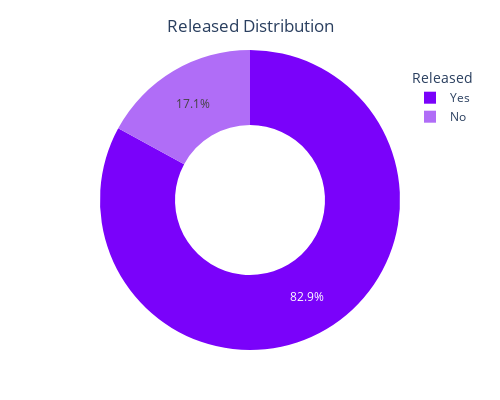
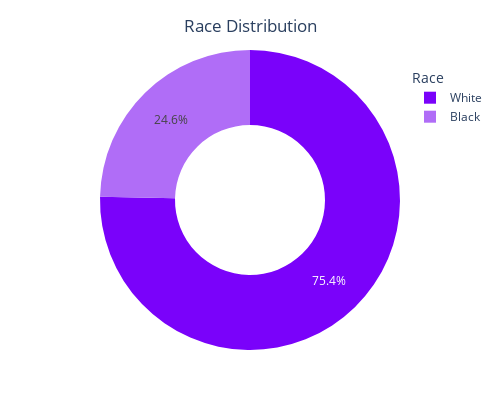
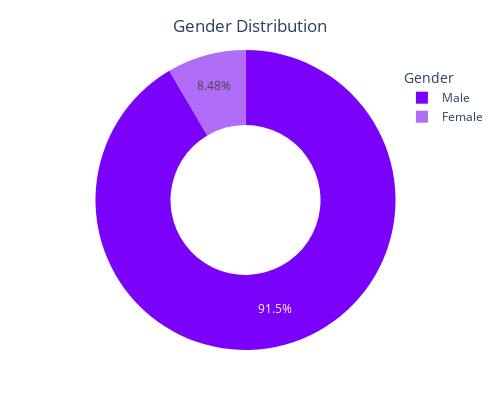
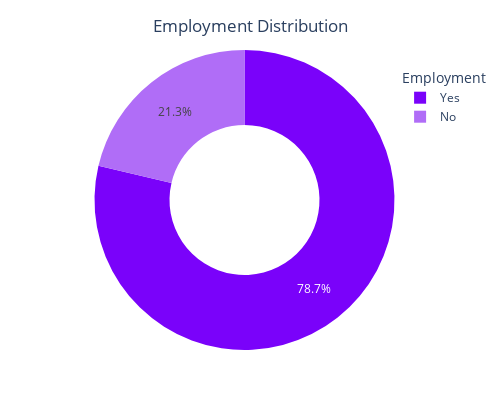

The cell these charts' notebook holds for them, in order:
### Markdown cell above
# 1. What is the distribution of the "released" variable? How many arrestees were released with a summons versus not released?
# 2. How does the distribution of the "colour" variable look like? What is the racial composition of the arrestees?
# 5. What is the distribution of the "sex" variable? How many female and male arrestees are there?
# 6. How many arrestees are employed versus unemployed?
# 7. What is the citizenship status of the arrestees? How many are citizens and how many are not?

### Code cell
dic_cols = {
    'released': 'Released',
    'colour': 'Race',
    'sex': 'Gender',
    'employed': 'Employment',	
    'citizen' : 'Citizenship'
}

for col, title in dic_cols.items():
    df = arrests_df[col].value_counts().reset_index(name='count')
    custom_palette = ['#7a02fa','#b06df7']
    fig = px.pie(df, values='count', names=col,color_discrete_sequence=custom_palette, hole=.5)
    fig.update_layout(
        xaxis_title=title,
        yaxis_title='Count',
        title={
            'text': f'{title} Distribution',
            'x': 0.5,
            'y': 0.95,
            'xanchor': 'center',
            'yanchor': 'top'
        },
        width=500,
        height=400,
        margin=dict(l=50, r=50, t=50, b=50), 
        legend=dict(
            title=title,
            orientation='v',
            yanchor='top',
            y=0.95,
            xanchor='left',
            x=0.9
        ),
    )
    pyo.iplot(fig)

### Figure 1 — Plotly figure (JSON) as saved in the notebook; plotly's stock layout.template omitted (floating-point values rounded to 4 significant figures)
{"data": [{"domain": {"x": [0, 1], "y": [0, 1]}, "hole": 0.5, "hovertemplate": "released=%{label}<br>count=%{value}<extra></extra>", "labels": ["Yes", "No"], "legendgroup": "", "name": "", "showlegend": true, "type": "pie", "values": [4334, 892]}], "layout": {"height": 400, "legend": {"orientation": "v", "title": {"text": "Released"}, "tracegroupgap": 0, "x": 0.9, "xanchor": "left", "y": 0.95, "yanchor": "top"}, "margin": {"b": 50, "l": 50, "r": 50, "t": 50}, "piecolorway": ["#7a02fa", "#b06df7"], "title": {"text": "Released Distribution", "x": 0.5, "xanchor": "center", "y": 0.95, "yanchor": "top"}, "width": 500, "xaxis": {"title": {"text": "Released"}}, "yaxis": {"title": {"text": "Count"}}}}

### Figure 2 — Plotly figure (JSON) as saved in the notebook; plotly's stock layout.template omitted (floating-point values rounded to 4 significant figures)
{"data": [{"domain": {"x": [0, 1], "y": [0, 1]}, "hole": 0.5, "hovertemplate": "colour=%{label}<br>count=%{value}<extra></extra>", "labels": ["White", "Black"], "legendgroup": "", "name": "", "showlegend": true, "type": "pie", "values": [3938, 1288]}], "layout": {"height": 400, "legend": {"orientation": "v", "title": {"text": "Race"}, "tracegroupgap": 0, "x": 0.9, "xanchor": "left", "y": 0.95, "yanchor": "top"}, "margin": {"b": 50, "l": 50, "r": 50, "t": 50}, "piecolorway": ["#7a02fa", "#b06df7"], "title": {"text": "Race Distribution", "x": 0.5, "xanchor": "center", "y": 0.95, "yanchor": "top"}, "width": 500, "xaxis": {"title": {"text": "Race"}}, "yaxis": {"title": {"text": "Count"}}}}

### Figure 3 — Plotly figure (JSON) as saved in the notebook; plotly's stock layout.template omitted (floating-point values rounded to 4 significant figures)
{"data": [{"domain": {"x": [0, 1], "y": [0, 1]}, "hole": 0.5, "hovertemplate": "sex=%{label}<br>count=%{value}<extra></extra>", "labels": ["Male", "Female"], "legendgroup": "", "name": "", "showlegend": true, "type": "pie", "values": [4783, 443]}], "layout": {"height": 400, "legend": {"orientation": "v", "title": {"text": "Gender"}, "tracegroupgap": 0, "x": 0.9, "xanchor": "left", "y": 0.95, "yanchor": "top"}, "margin": {"b": 50, "l": 50, "r": 50, "t": 50}, "piecolorway": ["#7a02fa", "#b06df7"], "title": {"text": "Gender Distribution", "x": 0.5, "xanchor": "center", "y": 0.95, "yanchor": "top"}, "width": 500, "xaxis": {"title": {"text": "Gender"}}, "yaxis": {"title": {"text": "Count"}}}}

### Figure 4 — Plotly figure (JSON) as saved in the notebook; plotly's stock layout.template omitted (floating-point values rounded to 4 significant figures)
{"data": [{"domain": {"x": [0, 1], "y": [0, 1]}, "hole": 0.5, "hovertemplate": "employed=%{label}<br>count=%{value}<extra></extra>", "labels": ["Yes", "No"], "legendgroup": "", "name": "", "showlegend": true, "type": "pie", "values": [4111, 1115]}], "layout": {"height": 400, "legend": {"orientation": "v", "title": {"text": "Employment"}, "tracegroupgap": 0, "x": 0.9, "xanchor": "left", "y": 0.95, "yanchor": "top"}, "margin": {"b": 50, "l": 50, "r": 50, "t": 50}, "piecolorway": ["#7a02fa", "#b06df7"], "title": {"text": "Employment Distribution", "x": 0.5, "xanchor": "center", "y": 0.95, "yanchor": "top"}, "width": 500, "xaxis": {"title": {"text": "Employment"}}, "yaxis": {"title": {"text": "Count"}}}}
